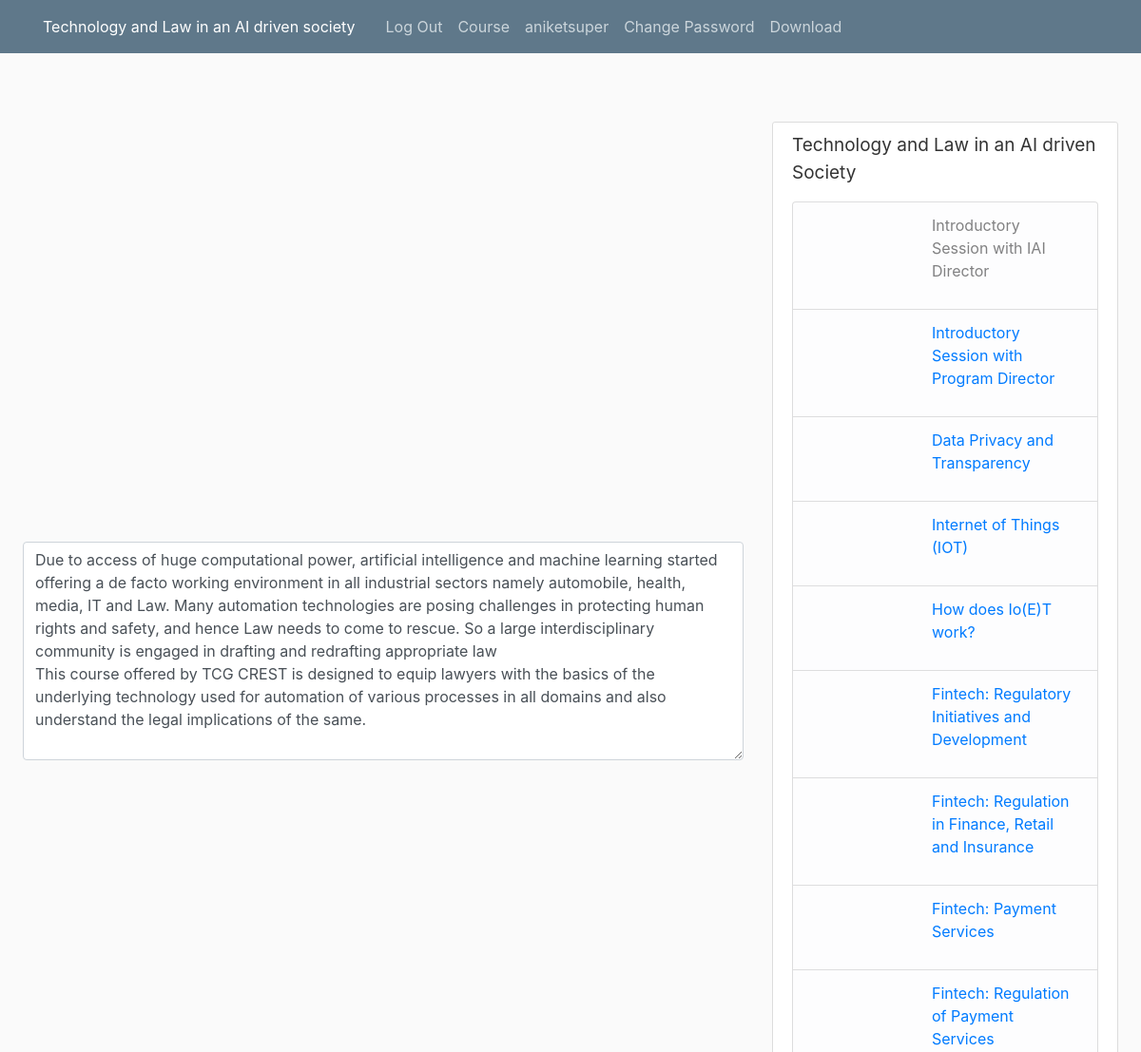
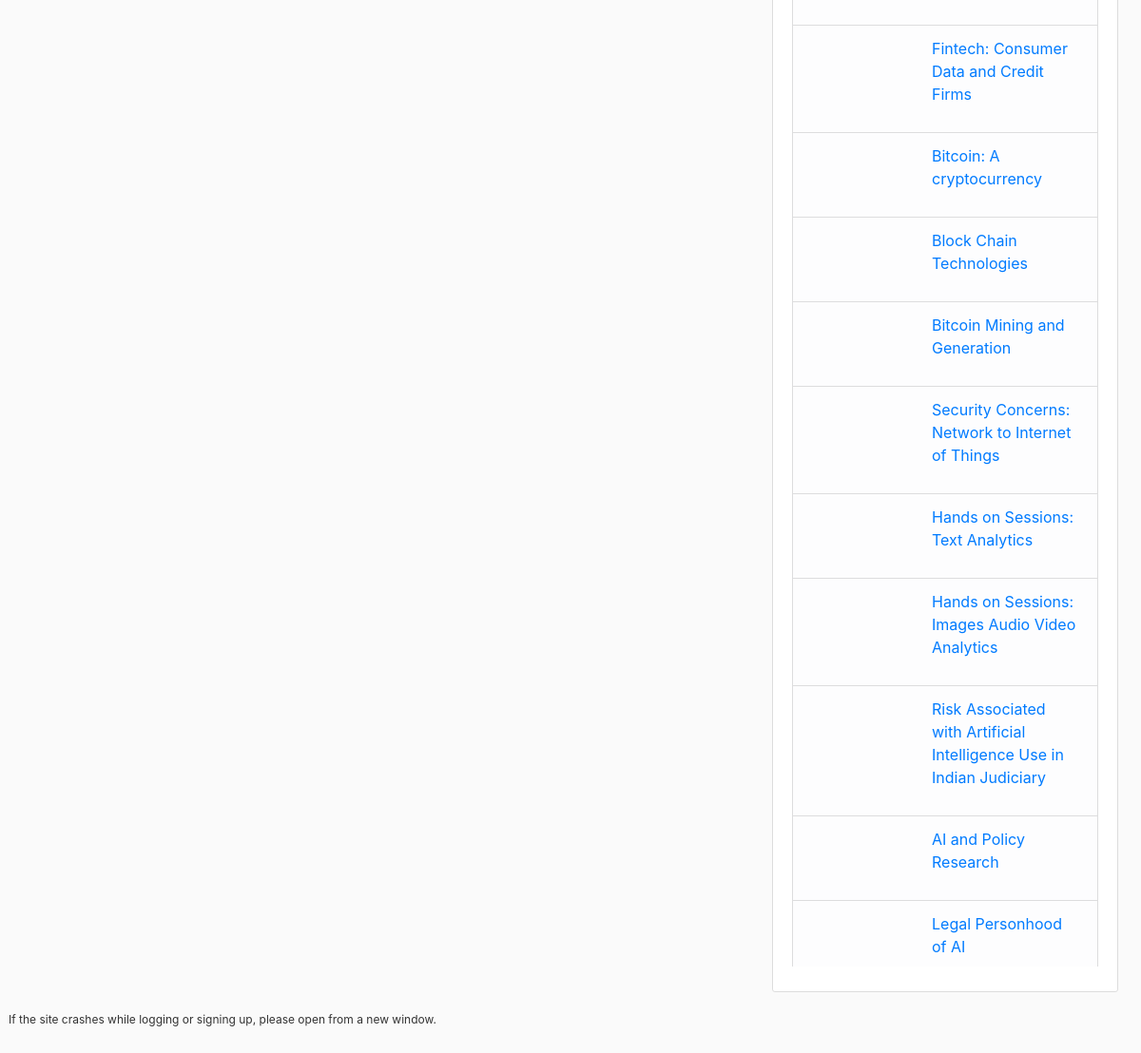
Screenshot of /course/ (signed in) with the database file from the repository (2 pictures, top to bottom).
### videos/models.py (models this page shows, shortened)
class Video(models.Model):
    title = models.CharField(max_length=100)
    added = models.DateTimeField(auto_now_add=True)
    url = EmbedVideoField(default="https://youtu.be/dQw4w9WgXcQ")
    class Meta:
        ordering = ['added']

### Course/views.py (the view)
# urls.py: path('',views.home, name='Course-home'),    #homepage
@login_required
def home(request,index=1):
    context = {
        'videos' : Video.objects.all(),
        'index' : index,
        'title' : 'Course ' + str(index)
    }
    return render(request,'Course/home.html',context=context)

### Course/templates/Course/home.html (shortened to what this page needs)
{% extends 'base.html' %}
{% load embed_video_tags %}
{% block content %}
    <div class="row">
        <div class="col-md-8 col-sm-6">
            <div class="row">
                <div class="col-md-12 col-sm-12">
                    {% for video in videos %}
                        {% if forloop.counter == index %}
                            <div class="video-container">{% video video.url '100%x100%' %}</div>
                        {% endif %}
                    {% endfor %}
                </div>
                <div class="col-md-12 col-sm-12">
                    <div class="form-outline pt-3 pb-3">
                        <textarea class="form-control" id="textAreaExample1" rows="9">Due to access of huge computational power, artificial intelligence and machine learning started offering a de facto working environment in all industrial sectors namely automobile, health, media, IT and Law. Many automation technologies are posing challenges in protecting human rights and safety, and hence Law needs to come to rescue. So a large interdisciplinary community is engaged in drafting and redrafting appropriate law&#13;&#10;This course offered by TCG CREST is designed to equip lawyers with the basics of the underlying technology used for automation of various processes in all domains and also understand the legal implications of the same.</textarea>
                    </div>
                </div>
            </div>
        </div>
        <div class="col-md-4 col-sm-6">
            <div class="content-section">
                <p style="font-size: 19px">Technology and Law in an AI driven Society</p>
                <p class='text-muted'>
                    <ul class="list-group infinite-scroll" style="max-height: 61vh; overflow-y: scroll;">
                        {% for video in videos %}
                            {% if forloop.counter == index %}
                                <li class="list-group-item list-group-item-light disable">
                                    <a>
                                        <p class="title">{{ video.title }}</p>
                                    </a>
                                </li>
                            {% else %}
                                <li class="list-group-item list-group-item-light">
                                    <a href="{% url 'Course-home' %}{{ forloop.counter }}">
                                        <p class="title">{{ video.title }}</p>
                                    </a>
                                </li>
                            {% endif %}
                        {% endfor %}
                    </ul>
                </p>
            </div>
        </div>
	<p style="font-size: 12px">If the site crashes while logging or signing up, please open from a new window.</p>
    </div>
{% endblock content %}

### templates/base.html (shortened to what this page needs)
{% load static %}
<!DOCTYPE html>
<html>
    <head>
        <link rel="stylesheet"
              href="https://cdn.jsdelivr.net/npm/bootstrap@4.3.1/dist/css/bootstrap.min.css"
>
        <link rel="stylesheet" href="{% static 'main.css' %}">
    </head>
    <body>
        <header class="site-header">
            <nav class="navbar navbar-expand-md navbar-dark bg-steel fixed-top">
                <div class="container">
                    <a class="navbar-brand mr-4 text-white">Technology and Law in an AI driven society</a>
                    <div class="collapse navbar-collapse" id="navbarSupportedContent">
                        <div class="navbar-nav mr-auto">
                            {% if user.is_authenticated %}
                                <a class="nav-item nav-link" href="{% url 'User-logout' %}">Log Out</a>
                                <a class="nav-item nav-link" href="{% url 'Course-home' %}">Course</a>
                                <a class="nav-item nav-link">{{ user.get_username }}</a>
			        <a class="nav-item nav-link" href="{% url 'change_password' %}">Change Password</a>
                            {% if user.is_staff %}
                            <a class="nav-item nav-link" href="{% url 'User-download' %}">Download</a>
                            {% endif %}
                            {% else %}
				<a class="nav-item nav-link" href="{% url 'User-signup' %}">Sign Up</a>
                                <a class="nav-item nav-link" href="{% url 'User-login' %}">Log In</a>
                            {% endif %}
                        </div>
                    </div>
                </div>
            </nav>
        </header>
        <div class="pl-4 pr-4 pt-5">
        <main role="main">
            <div>
                {% block content %}{% endblock %}
            </div>
        </main>
    </div>
    </body>
</html>

### static/main.css (style rules this page uses)
body { background: #fafafa; color: #333333; margin-top: 5rem; }
ul { margin: 0; }
.bg-steel { background-color: #5f788a; }
.site-header .navbar-nav .nav-link { color: #cbd5db; }
.content-section { background: #ffffff; padding: 10px 20px; border: 1px solid #dddddd; border-radius: 3px; margin-bottom: 20px; }
.video-container { position: relative; padding-bottom: 56.25%; }
.title { padding-left: 45%; text-align:left; }
.navbar-brand { font-size: 1rem !important; }

### rows the page displays
Video: title "Introductory Session with IAI Director"
Video: title "Introductory Session with Program Director"
Video: title "Data Privacy and Transparency"
Video: title "Internet of Things (IOT)"
Video: title "How does Io(E)T work?"
Video: title "Fintech: Regulatory Initiatives and Development"
Video: title "Fintech: Regulation in Finance, Retail and Insurance"
Video: title "Fintech: Payment Services"
Video: title "Fintech: Regulation of Payment Services"
Video: title "Fintech: Consumer Data and Credit Firms"
Video: title "Bitcoin: A cryptocurrency"
Video: title "Block Chain Technologies"
Video: title "Bitcoin Mining and Generation"
Video: title "Security Concerns: Network to Internet of Things"
Video: title "Hands on Sessions: Text Analytics"
Video: title "Hands on Sessions: Images Audio Video Analytics"
Video: title "Risk Associated with Artificial Intelligence Use in Indian Judiciary"
Video: title "AI and Policy Research"
Video: title "Legal Personhood of AI"

### other values shown
{{ user.get_username }} "aniketsuper"
